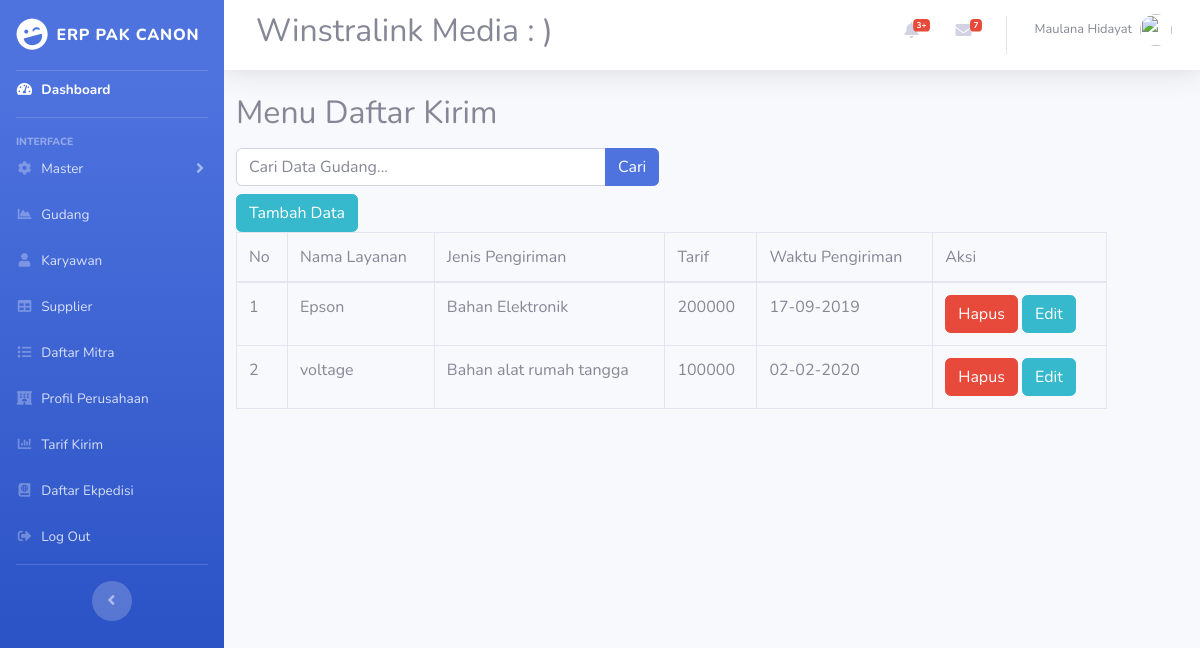
The app's page /index.php/tarifkirim with its own data.
### tables this page shows
CREATE TABLE `daftarkirim` (
  `id` int(11) NOT NULL,
  `nama` varchar(50) NOT NULL,
  `jenis` varchar(50) NOT NULL,
  `tarif` varchar(50) NOT NULL,
  `waktu` varchar(100) NOT NULL
);

### application/controllers/TarifKirim.php (called while the page is built)
<?php
class TarifKirim extends CI_Controller
{
    public function index(){
        $topik['judul'] = 'Halaman Menu Karyawan';
        $data['tarif'] = $this->m_tarif->tampil_data();
        $this->load->view('templates/header',$topik);
        $this->load->view('daftarkirim/index',$data);
        $this->load->view('templates/footer');
    }
}

### index.php (called while the page is built, shortened)
<?php
require_once BASEPATH.'core/CodeIgniter.php';

### application/models/m_tarif.php (called while the page is built, shortened)
<?php
class M_tarif extends CI_Model
{
    public function tampil_data(){
        return $this->db->get('daftarkirim')->result_array();
    }
}

### application/views/daftarkirim/index.php (the view, shortened to what this page needs)
<div class="content-wrapper col-11">
<section class="content-header ml mt-2 auto">
<h2>
    Menu Daftar Kirim
    <div class="row mt-3">
    <div class="col-md-6">
        <form action="" method="post">
            <div class="input-group">
            <input type="text" name="keyword" id="" placeholder="Cari Data Gudang..." class="form-control" autocomplete="off">
            <div class="input-group-append">
                <button type="submit" class="btn btn-primary">Cari</button>
            </div>
            </div>
        </form>
    </div>
</div>
</h2>
<div>
<div class="">
<a href="<?= base_url('gudang/tambah');?>" class="btn btn-info">Tambah Data</a>
<div class="table-responsive">
<table class="table table-bordered" id="dataTable" width="100%" cellspacing="0">
<thead>
<tr>
    <td>No</td>
    <td class="center">Nama Layanan</td>
    <td class="center">Jenis Pengiriman</td>
    <td class="center">Tarif</td>
    <td class="center">Waktu Pengiriman</td>
    <td class="center">Aksi</td>
</tr>
</thead>
<tbody>
<tr>
    <?php $i=1;?>
    <?php foreach ($tarif as $trf) :?>
    <td><?=$i;?></td>
    <td><?=$trf['nama'];?></td>
    <td><?=$trf['jenis'];?></td>
    <td><?=$trf['tarif'];?></td>
    <td><?=$trf['waktu'];?></td>
    <td>
        <a href="<?=base_url();?>tarifKirim/hapus/<?=$trf['id'];?>" class="btn btn-danger" onclick="return confirm('Yakin ingin dihapus');">Hapus</a>
        <a href="<?=base_url();?>tarifKirim/edit/<?=$trf['id'];?>" class="btn btn-info">Edit</a>
    </td>
</tr>
<?php $i++;?>
    <?php endforeach;?>
</tbody>
</table>
    </div>
</div>

### records on screen
daftarkirim: nama "Epson", jenis "Bahan Elektronik", tarif "200000", waktu "17-09-2019"
daftarkirim: nama "voltage", jenis "Bahan alat rumah tangga", tarif "100000", waktu "02-02-2020"
